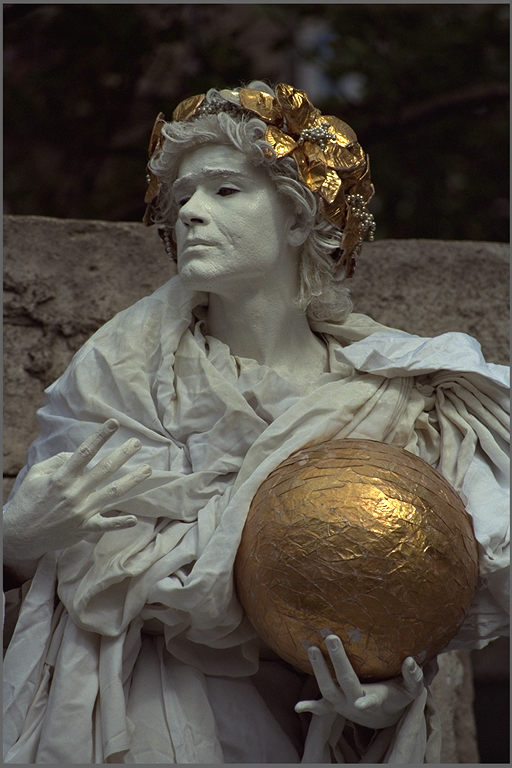
#> input picture data/Kodak/kodim17.png, 512 x 768 px, found by its file name
$ python visual_img_detail.py
#> lines starting #> are read from the running program, lines starting #| are printed output that depends on the picture; after the words box and inside, x2 and y2 are one past the last pixel; in counts of white or black regions, pixels touching at a corner belong together
import os
import glob
import cv2 as cv


input_folder = "/home/ubuntu/projects/coding4paper/projects/subband/log/60.2"
output_path = "/home/wxzhang/projects/coding4paper/projects/subband/script"

input_path_list = glob.glob(os.path.join(input_folder, '*'))
print('input_path_list: ', input_path_list)
output_path = os.path.join(output_path,"visual_img_detail")

os.makedirs(output_path, exist_ok=True)

def crop_and_rec_image(img_path,output_path, key="test"):
#> called with key = 'gt'
    img = cv.imread(img_path) # h,w,c
#> img is the input picture: shape (768, 512, 3); mean B, G, R 69, 77.1, 82.7

    # crop image
    left, right, upper,lower = [250,350,550,600]
    cropped_img = img[upper:lower, left:right]
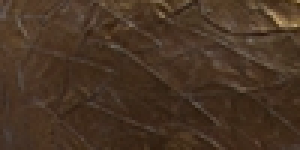
#> cropped_img: shape (50, 100, 3) (shown 3 times larger); mean B, G, R 36.3, 52.3, 72.1
    cv.imwrite(os.path.join(output_path, f"{key}_crop.png"), cropped_img)

    # rectangle
    color = (0, 0, 255)  # 红色 (B, G, R)
    thickness = 2  # 框的厚度
    cv.rectangle(img, (left, upper), (right, lower), color, thickness)
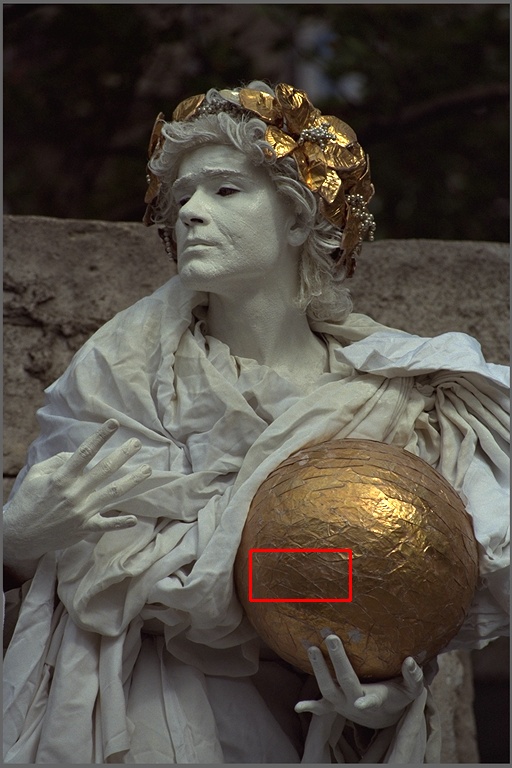
#> img: shape (768, 512, 3); 0.23% of pixels changed, all inside (x1, y1, x2, y2) = (249, 549, 352, 602)
    cv.imwrite(os.path.join(output_path, f"{key}_all.png"), img)

# [7 lines of commented-out code are left out]


crop_and_rec_image(img_path="/home/wxzhang/projects/coding4paper/projects/subband/data/Kodak/kodim17.png",
                   output_path=output_path,
                   key="gt")
